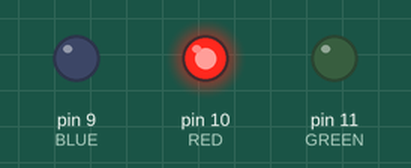
A sketch run on a simulated Arduino Uno, built with avr-gcc and run on an emulated ATmega328P. Parts: output pins drawn as LEDs (lit = HIGH).

Above: at 0.5 s.
At 2.5 s:
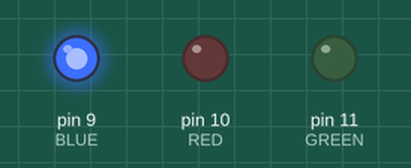
At 3.5 s:
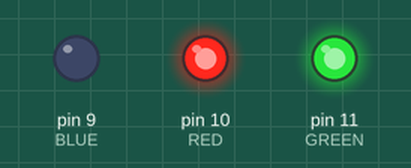
At 4.5 s:
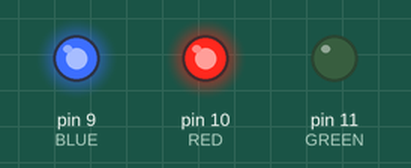
At 6.5 s:
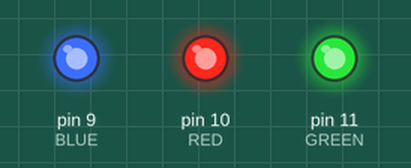
At 9.5 s:
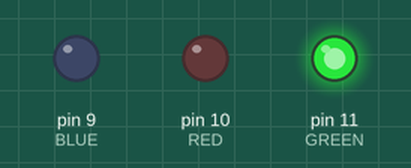
Timing chart, 0 to 10.4 s (numbered marks = the images above):
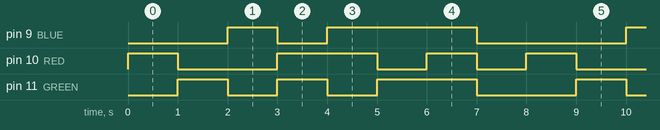

Measured:
- by itself, pin 9 (BLUE): repeats every 8.0 s: LOW 1.0 s, HIGH 3.0 s, LOW 3.0 s, HIGH 1.0 s
- by itself, pin 10 (RED): repeats every 8.0 s: LOW 2.0 s, HIGH 2.0 s, 2 × (LOW 1.0 s, HIGH 1.0 s)
- by itself, pin 11 (GREEN): repeats every 8.0 s: LOW 1.0 s, HIGH 1.0 s, LOW 1.0 s, HIGH 2.0 s, LOW 2.0 s, HIGH 1.0 s

The sketch:

LED_1.ino
```cpp
//ขาไฟต้องต่อ + ที่เหลือต่อ digital
void setup()
{
  pinMode(9, OUTPUT); //BLUE
  pinMode(10, OUTPUT); //RED
  pinMode(11, OUTPUT); //GREEN
}

void loop()
{
  digitalWrite(9, LOW);
  digitalWrite(10, HIGH);
  digitalWrite(11, LOW);
  delay(1000);

  digitalWrite(9, LOW);
  digitalWrite(10, LOW);
  digitalWrite(11, HIGH);
  delay(1000);

  digitalWrite(9, HIGH);
  digitalWrite(10, LOW);
  digitalWrite(11, LOW);
  delay(1000);

  digitalWrite(9, LOW);
  digitalWrite(10, HIGH);
  digitalWrite(11, HIGH);
  delay(1000);

  digitalWrite(9, HIGH);
  digitalWrite(10, HIGH);
  digitalWrite(11, LOW);
  delay(1000);

  digitalWrite(9, HIGH);
  digitalWrite(10, LOW);
  digitalWrite(11, HIGH);
  delay(1000);

  digitalWrite(9, HIGH);
  digitalWrite(10, HIGH);
  digitalWrite(11, HIGH);
  delay(1000);

  digitalWrite(9, LOW);
  digitalWrite(10, LOW);
  digitalWrite(11, LOW);
  delay(1000);
}
```
